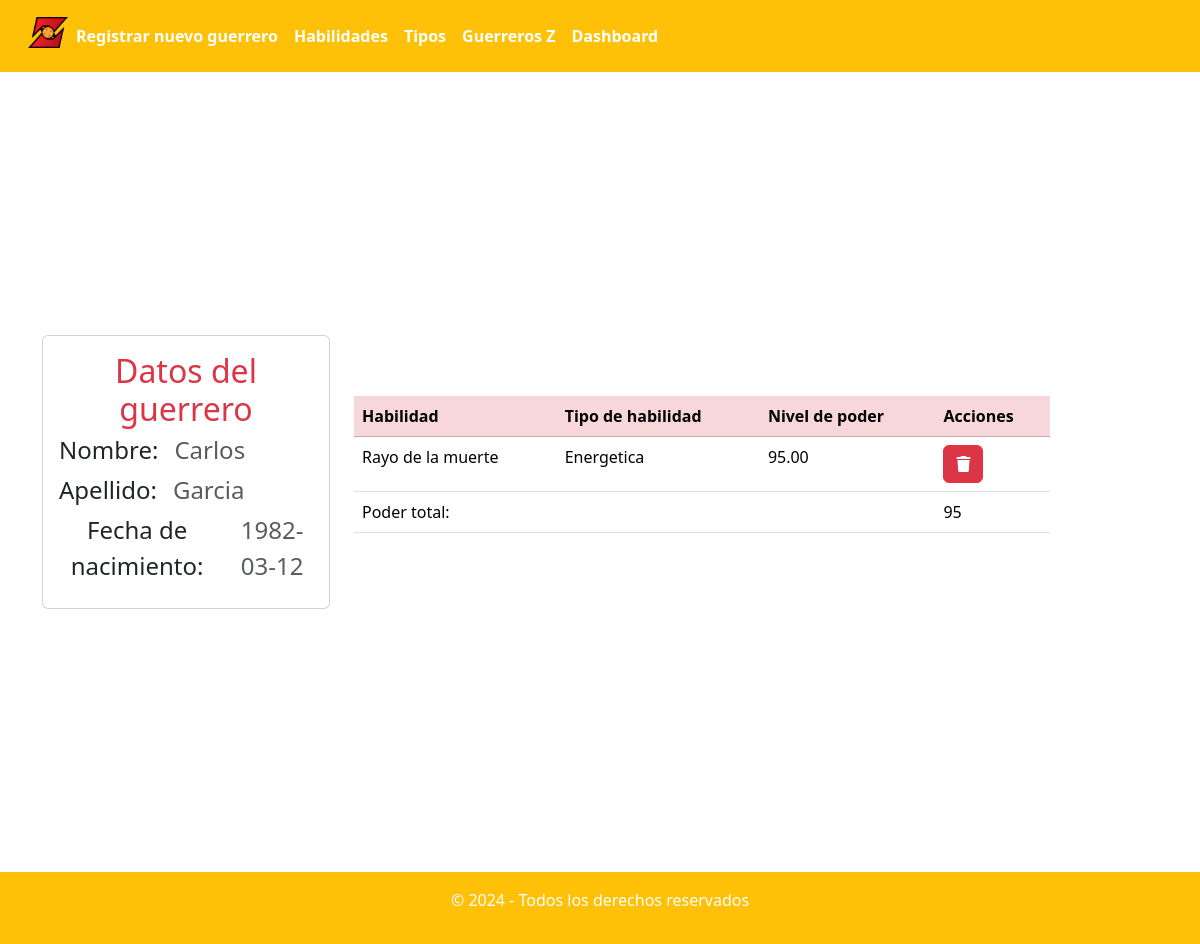
Screenshot of /controllers/warriors_abilities/details.php?id=402&page=1 with the database file from the repository.
### tables this page shows
CREATE TABLE IF NOT EXISTS `warriors` (
  `id` int NOT NULL AUTO_INCREMENT,
  `nombre` varchar(70) NOT NULL,
  `apellido` varchar(200) NOT NULL,
  `fecha_nacimiento` date NOT NULL,
  PRIMARY KEY (`id`)
);

CREATE TABLE IF NOT EXISTS `habilidades` (
  `id` int NOT NULL AUTO_INCREMENT,
  `nombre_habilidad` varchar(255) NOT NULL,
  `tipo_habilidad_id` int DEFAULT NULL,
  `nivel_poder` decimal(5,2) DEFAULT NULL,
  PRIMARY KEY (`id`),
  KEY `tipo_habilidad_id` (`tipo_habilidad_id`)
);

CREATE TABLE IF NOT EXISTS `tipos_habilidades` (
  `id` int NOT NULL AUTO_INCREMENT,
  `tipo_habilidad` varchar(70) NOT NULL,
  PRIMARY KEY (`id`)
);

### data/database.php (called while the page is built, shortened)
<?php
class Database
{
    private mysqli $connection;
    public function __construct(string $host = "localhost", string $username = "root", string $password = "", string $dbname = "warriors")
    {
        $this->connection = new mysqli($host, $username, $password, $dbname);
        $this->connection->set_charset('utf8');
    }
    public function getWarriorById(int $id, string $table = "warriors"): ?array
    {
        $sql = "SELECT * FROM $table WHERE id = ?";
        $preparedQuery = $this->connection->prepare($sql);
        $preparedQuery->bind_param("i", $id);
        $preparedQuery->execute();
        $result = $preparedQuery->get_result();
        return $result->fetch_assoc() ?: null;
    }
    public
    function countWarriorAbilities($warriorId)
    {
        $sql = "SELECT COUNT(*) AS total_registros
            FROM warriors_habilidades
            WHERE warrior_id = ?";
        $preparedQuery = $this->connection->prepare($sql);
        $preparedQuery->bind_param("i", $warriorId);
        $preparedQuery->execute();
        $result = $preparedQuery->get_result();
        $row = $result->fetch_assoc();
        return $row['total_registros'];
    }
    public function getWarriorsAbilitiesByPage($warriorId, $page = 1, $registrosPorPagina = 10): array
    {
        $sql = "SELECT wh.warrior_id, wh.habilidad_id,
        h.nombre_habilidad,
        th.tipo_habilidad,
        h.nivel_poder
    FROM
        habilidades h
    INNER JOIN
        warriors_habilidades wh ON h.id = wh.habilidad_id
    INNER JOIN
        tipos_habilidades th ON h.tipo_habilidad_id = th.id
    WHERE
        wh.warrior_id = ?
    ORDER BY
        h.nombre_habilidad
    LIMIT ?
    OFFSET ?";
        $offset = ($page - 1) * $registrosPorPagina;
        $preparedQuery = $this->connection->prepare($sql);
        $preparedQuery->bind_param("iii", $warriorId, $registrosPorPagina, $offset);
        $preparedQuery->execute();
        $result = $preparedQuery->get_result();
        $habilidades = $result->fetch_all(MYSQLI_ASSOC);
        $totalRegistros = $this->countWarriorAbilities($warriorId);
        return [
            'data' => $habilidades,
            'totalPages' => $totalRegistros
        ];
    }
}

### controllers/warriors_abilities/details.php (the view, shortened to what this page needs)
<?php
include "../../templates/header.php";
include '../../data/database.php';
$db = new Database();
$id = $_GET['id'] ?? '';
$page = $_GET['page'] ?? 1;
$warrior = $db->getWarriorById($id);
["data" => $data, "totalPages" => $totalPages] = $db->getWarriorsAbilitiesByPage($id, intval($page));
?>
<section class="container d-flex flex-column min-vh-100">
    <main class="flex-grow-1 d-flex align-items-center">
        <div class="card" style="width: 18rem;">
            <div class="card-body">
                <h5 class="card-title text-center text-danger fs-2">Datos del guerrero</h5>
                <div class="d-flex gap-3">
                    <p class="card-subtitle mb-2 text-body-black text-center fs-4">Nombre:</p>
                    <p class="card-subtitle mb-2 text-body-secondary text-center fs-4"><?= $warrior["nombre"] ?></p>
                </div>
                <div class="d-flex gap-3">
                    <p class="card-subtitle mb-2 text-body-black text-center fs-4">Apellido:</p>
                    <p class="card-subtitle mb-2 text-body-secondary text-center fs-4"><?= $warrior["apellido"] ?></p>
                </div>
                <div class="d-flex gap-3">
                    <p class="card-subtitle mb-2 text-body-black text-center fs-4">Fecha de nacimiento:</p>
                    <p class="card-subtitle mb-2 text-body-secondary text-center fs-4"><?= $warrior["fecha_nacimiento"] ?></p>
                </div>
            </div>
        </div>
        <article class="col-8 p-4 d-flex flex-column align-items-center">
            <table class="table">
                <thead class="table-danger">
                    <th scope="col">Habilidad</th>
                    <th scope="col">Tipo de habilidad</th>
                    <th scope="col">Nivel de poder</th>
                    <th scope="col">Acciones</th>
                </thead>
                <?php if (!$data) : ?>
                    <tbody>
                        <tr class="text-center">
                            <td colspan="5">No hay habilidades registradas para este guerrero</td>
                        </tr>
                    </tbody>
                <?php else : ?>
                    <tbody>
                        <?php foreach ($data as $row) : ?>
                            <tr>
                                <td><?= $row["nombre_habilidad"] ?></td>
                                <td><?= $row["tipo_habilidad"] ?></td>
                                <td><?= $row["nivel_poder"] ?></td>
                                <td>
                                    <a href="./delete_ability_for_warrior?idWarrior=<?= $row["warrior_id"] ?>&idAbility=<?= $row["habilidad_id"] ?>" class="btn btn-small btn-danger"><i class="fa-solid fa-trash"></i></a>
                                </td>
                            </tr>
                        <?php endforeach; ?>
                    <?php endif; ?>
                    </tbody>
                    <tfoot>
                        <tr>
                            <td>
                                Poder total:
                            </td>
                            <td></td>
                            <td></td>
                            <td>
                                <?= array_reduce($data, fn ($acc, $row) => $acc + $row["nivel_poder"], 0) ?>
                            </td>
                        </tr>
                    </tfoot>
            </table>
        </article>
    </main>
</section>
<?php include "../../templates/footer.php"; ?>

### rows the page displays
warriors: nombre "Carlos", apellido "Garcia", fecha_nacimiento "1982-03-12"
habilidades: nombre_habilidad "Rayo de la muerte", tipos_habilidades.tipo_habilidad "Energetica", nivel_poder "95.00", nivel_poder "95"
